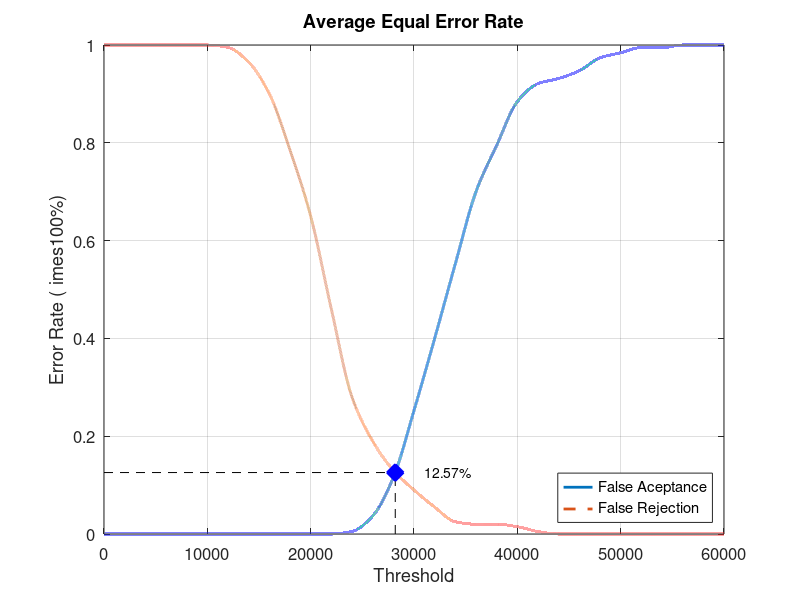
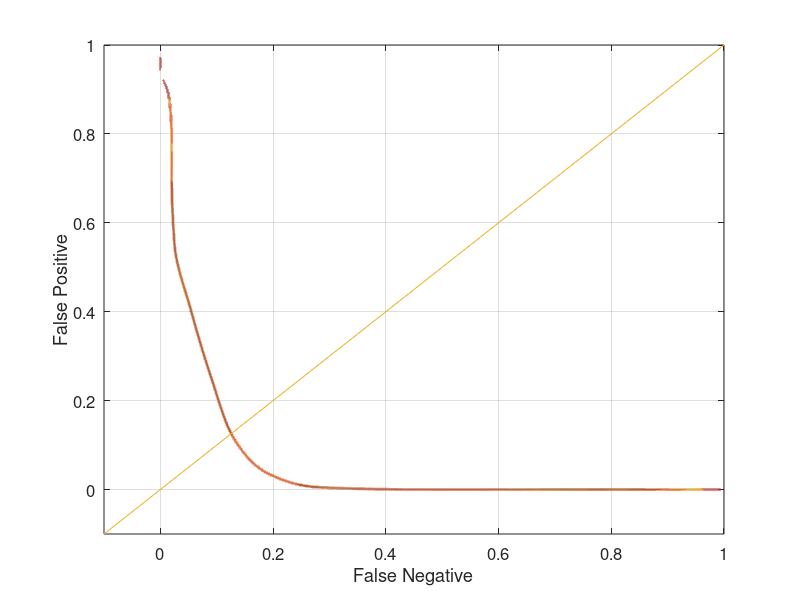

The MATLAB script that drew these images, in order:
close all;
clear;
clc;
x = 0:2000:60000;
xq = 0:0.5:60000;

y0 = [0 0 0 0 0 0 0 0 0 0 0 0 0.00526316 0.0368421 0.115789 0.252632 0.4 0.552632 0.7 0.794737 0.884211 0.921053 0.931579 0.947368 0.973684 0.984211 0.994737 0.994737 1 1 1]
yy0 = interp1(x, y0, xq, 'pchip');
y1 = [1 1 1 1 1 1 0.995 0.965 0.9 0.785 0.65 0.46 0.28 0.19 0.13 0.09 0.055 0.025 0.02 0.02 0.015 0.005 0 0 0 0 0 0 0 0 0]
yy1 = interp1(x, y1, xq, 'pchip');

% Calculating EER: 
y2 = abs(y0 - y1);
find(y2 == min(y2))
yy2 = abs(yy0 - yy1);
xEER = find(yy2 == min(yy2));
xEERIndex = xq(xEER) % X-axis EER
yEER = yy0(xEER) % Y-axis EER

main = figure
plot(xq, yy0,'-','LineWidth', 2);	hold on
plot(xq, yy1,'--','LineWidth', 2);	hold on
plot([xEERIndex xEERIndex], [0 yEER], 'k--');	hold on
plot([0 xEERIndex], [yEER yEER], 'k--');	hold on
plot(xEERIndex, yEER, 'bx', 'LineWidth', 10);	hold on
text(xEERIndex + 10 * xEERIndex / 100, yEER, [num2str(round((10000 * yEER)) / 100) '%'])
legend('False Aceptance', 'False Rejection', 'Location', 'SouthEast')
xlabel('Threshold')
ylabel('Error Rate (	imes100%)')
title('Average Equal Error Rate')
set(gca, 'FontSize', 12)
axis([0 60000 0 1])
grid on

print(main, 'Database1_3Main', '-dpng');
FNRxFPR = figure('Color', [1 1 1]);
plot(yy1, yy0, '-', yy1, yy0, 'LineWidth', 2);
hold on
y = -0.1:0.1:1
plot(y, y); 
set(gca, 'FontSize', 12)
xlabel('False Negative')
ylabel('False Positive')
axis([-0.1 1 -0.1 1])
set(gca, 'FontSize', 12)
grid on

print(FNRxFPR, 'Database1_3FNRxFPR','-dpng');
